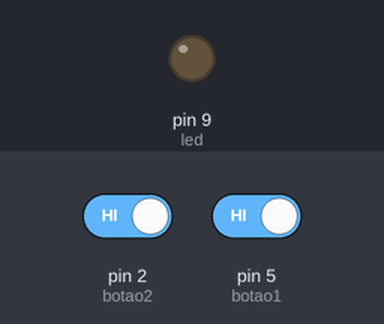
Recording of a sketch running on a simulated Arduino Uno, built with avr-gcc and run on an emulated ATmega328P. Shown: output pins drawn as LEDs (lit = HIGH). The inputs (shaded band) are chosen by the test bench; at power-on: pin 2 (botao2) HIGH, pin 5 (botao1) HIGH.

Above: at 1.2 s.
1.3 s: pin 2 (botao2) driven LOW and pin 5 (botao1) driven LOW
At 2.2 s:
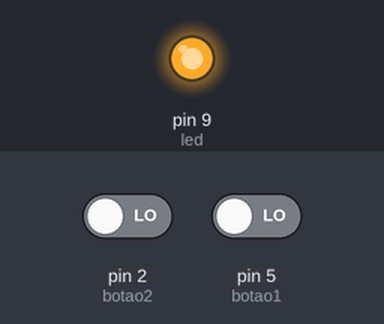
2.8 s: pin 2 (botao2) driven HIGH
At 3.3 s:
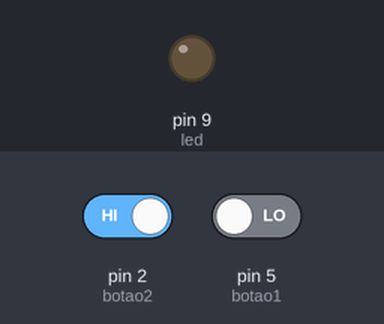
4.3 s: pin 2 (botao2) driven LOW
At 5.7 s:
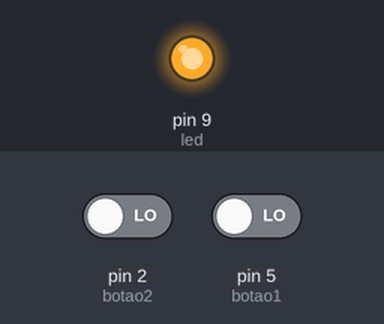
Timing chart, 0 to 7.3 s (numbered marks = the images above; inputs shaded):
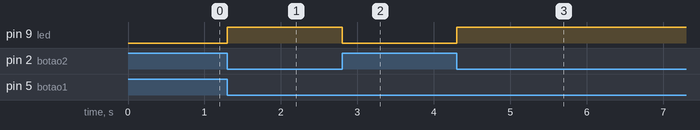

Measured:
- after the input at 1.3 s, pin 9 (led): LOW → HIGH at once
- after the input at 2.8 s, pin 9 (led): HIGH → LOW at once
- after the input at 4.3 s, pin 9 (led): LOW → HIGH at once

The sketch:

Experimento_AND.ino
```cpp
// Definições dos pinos
const int botao1 = 5;
const int botao2 = 2;
const int led = 9;

void setup() {
  pinMode(botao1, INPUT_PULLUP); // Usa resistor interno de pull-up
  pinMode(botao2, INPUT_PULLUP);
  pinMode(led, OUTPUT);
}

void loop() {
  int estadoBotao1 = digitalRead(botao1);
  int estadoBotao2 = digitalRead(botao2);

  // Com INPUT_PULLUP, botão pressionado é LOW
  if (estadoBotao1 == LOW && estadoBotao2 == LOW) {
    digitalWrite(led, HIGH); // Acende LED
  } else {
    digitalWrite(led, LOW);  // Apaga LED
  }
}
```
